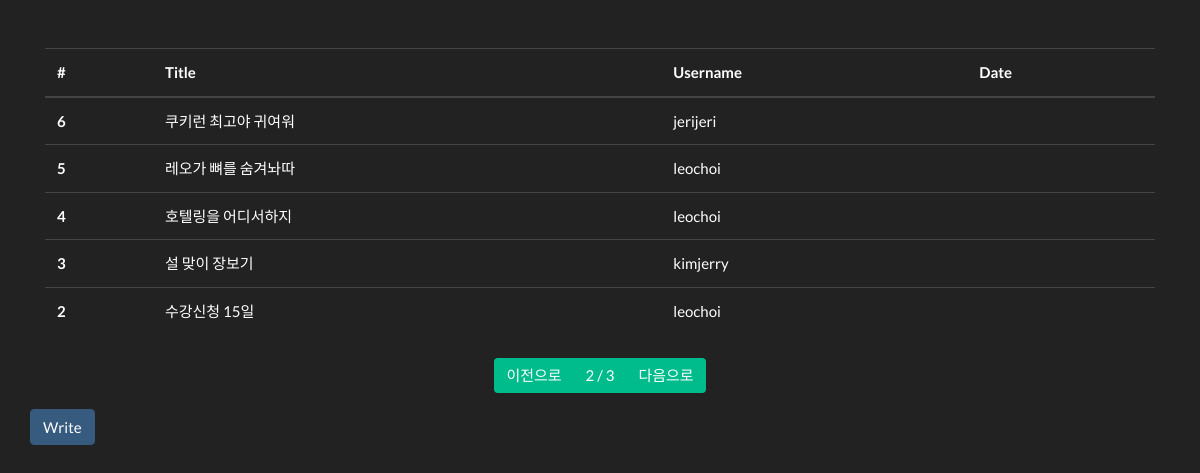
Screenshot of /board/list/?p=2 (signed in) with the database file from the repository.
### board/models.py (models this page shows, shortened)
class Board(models.Model): # 장고에서 제공하는 models.Model을 상속받음
    objects = models.Manager()
    title = models.CharField(max_length=128, verbose_name='제목')
    contents = models.TextField(verbose_name='내용')
    writer = models.ForeignKey('fcuser.Fcuser', on_delete=models.CASCADE, verbose_name='작성자')
    registed_dttm = models.DateTimeField(auto_now_add=True, verbose_name='등록시간')
    tags = models.ManyToManyField('tag.Tag', verbose_name='태그')
    class Meta:
        db_table = 'fastcampus_board'
        verbose_name = '패스트캠퍼스 게시글'
        verbose_name_plural = '패스트캠퍼스 게시글'

### fcuser/models.py (models this page shows)
class Fcuser(models.Model): # 장고에서 제공하는 models.Model을 상속받음
    objects = models.Manager()
    username = models.CharField(max_length=32, verbose_name='사용자명')
    useremail = models.EmailField(max_length=128, verbose_name='사용자 이메일')
    password = models.CharField(max_length=64, verbose_name='비밀번호')
    registed_dttm = models.DateTimeField(auto_now_add=True, verbose_name='등록시간')
    def __str__(self):
        return self.username
    class Meta:
        db_table = 'fastcampus_fcuser'
        verbose_name = '패스트캠퍼스 사용자'
        verbose_name_plural = '패스트캠퍼스 사용자'

### board/views.py (the view)
# urls.py: path('list/', views.board_list),
def board_list(request):
    all_boards = Board.objects.all().order_by('-id') #-id 시간 역순- 즉 가장 최신 글을 먼저 보겠다는 뜻.
    page = request.GET.get('p',1)
    paginator = Paginator(all_boards, 5)
    boards = paginator.get_page(page)
    return render(request, 'board_list.html', {'boards': boards})

### board/templates/board_list.html (shortened to what this page needs)
{% extends "base.html" %}
{% block contents %}
<div class="row mt-5">
    <div class="col-12">
        <table class="table">
            <thead>
                <tr>
                    <th>#</th>
                    <th>Title</th>
                    <th>Username</th>
                    <th>Date</th>
                </tr>
            </thead>
            <tbody>
                {% for board in boards %}
                <tr onclick="location.href='/board/detail/{{ board.id }}'">
                    <th>{{ board.id }}</th>
                    <td>{{ board.title }}</td>
                    <td>{{ board.writer }}</td>
                    <td>{{ board.registerd_dttm}}</td>
                </tr>
                {% endfor %}
            </tbody>
        </table>
    </div>
</div>
<div class="row mt-2">
    <div class="col-12">
        <nav>
            <ul class="pagination justify-content-center">
                {% if boards.has_previous %}
                <li class="page-item">
                    <a class="page-link" href="?p={{ boards.previous_page_number }}">이전으로</a>
                </li>
                {% else %}
                 <li class="page-item disabled">
                    <a class="page-link" href="#" >이전으로</a>
                </li>
                {% endif %}
                <li class="page-item">
                    <a class="page-link" href="#">{{boards.number}} / {{ boards.paginator.num_pages }}</a>
                </li>
                {% if boards.has_next %}
                <li class="page-item">
                    <a class="page-link" href="?p={{ boards.next_page_number }}">다음으로</a>
                </li>
                {% else %}
                <li class="page-item disabled">
                    <a class="page-link disabled" href="#">다음으로</a>
                </li>
                {% endif %}
            </ul>
        </nav>
    </div>
</div>
<div class="row">
    {% if request.session.user %}
    <div calss="col-12">
        <button type="button" class="btn btn-primary" onclick="location.href='/board/write'">Write</button>
    </div>
    {% else %}
    <div class="col-6">
        <button class="btn btn-primary btn-block" onclick="location.href='/fcuser/login/'"  style="width: 300px; margin-bottom: 20px;">Log In to Write</button>
    </div>
    {% endif %}
</div>
{% endblock %}

### rows the page displays
Board: id "6", title "쿠키런 최고야 귀여워", writer "jerijeri"
Board: id "5", title "레오가 뼈를 숨겨놔따", writer "leochoi"
Board: id "4", title "호텔링을 어디서하지", writer "leochoi"
Board: id "3", title "설 맞이 장보기", writer "kimjerry"
Board: id "2", title "수강신청 15일", writer "leochoi"

### other values shown
{{ boards.number }} "2"
{{ boards.paginator.num_pages }} "3"
